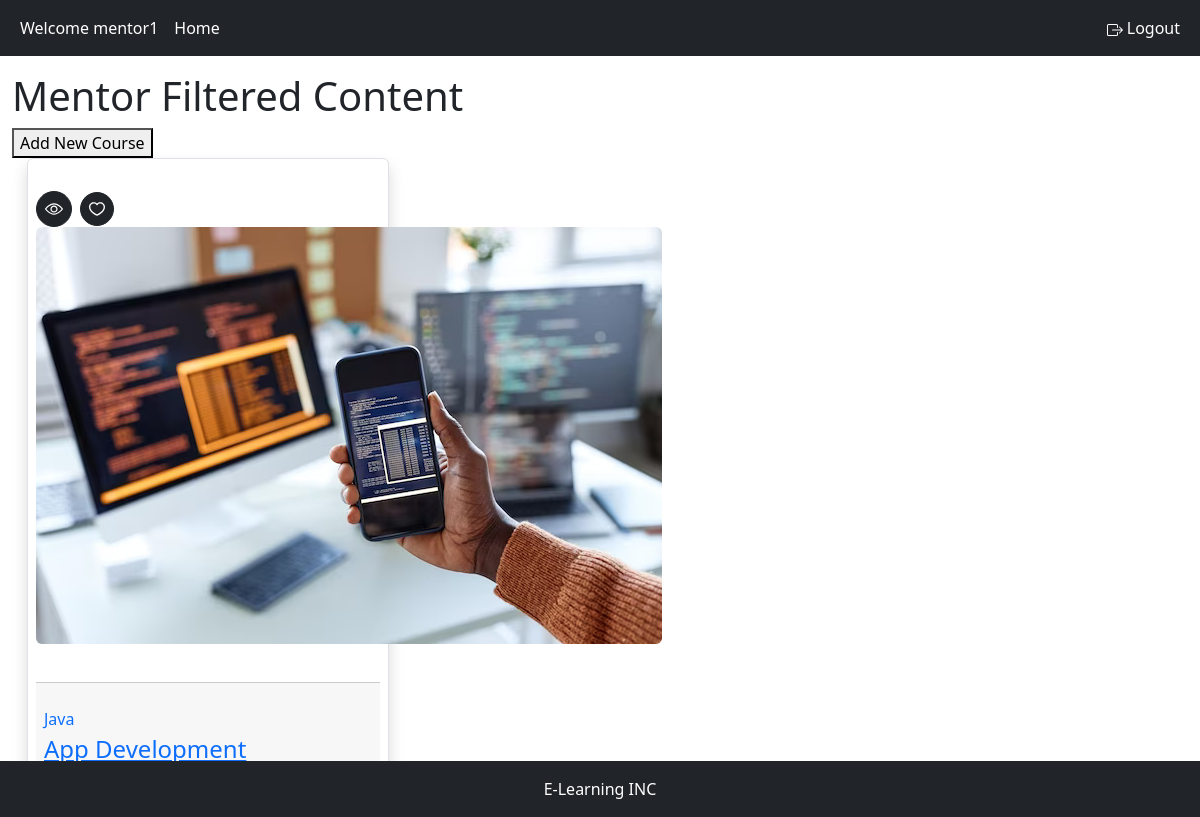
The app's page /content/home/Java/ (signed in) with its own data.
### user_account/models.py (models this page shows, shortened)
class User(AbstractBaseUser):
    username = models.CharField(max_length=20, unique=True)
    date_joined = models.DateTimeField(auto_now_add=True)
    last_login = models.DateTimeField(auto_now=True)
    is_admin = models.BooleanField(default=False)
    is_active = models.BooleanField(default=True)
    is_staff = models.BooleanField(default=False)
    is_superuser = models.BooleanField(default=False)
    user_choices = [
        ('STUDENT', 'Student'),
        ('MENTOR', 'Mentor'),
        ('ADMIN', 'Admin')
    ]
    email = models.EmailField(max_length=60, unique=True)
    user_role = models.CharField(max_length=10, choices=user_choices)
    USERNAME_FIELD = 'username'
    REQUIRED_FIELDS = ['email', 'user_role']
    objects = UserManager()

### course/models.py (models this page shows, shortened)
class Course(models.Model):
    STATUS = (
        ('PUBLISH', 'PUBLISH'),
        ('DRAFT', 'DRAFT'),
    )
    featured_image = models.ImageField(upload_to="featured_img/", blank=True)
    video_file = models.FileField(upload_to='videos/', null=True)
    title = models.CharField(max_length=500)
    created_at = models.DateField(auto_now_add=True)
    category = models.ForeignKey(Catogaries, on_delete=models.DO_NOTHING)
    description = models.TextField()
    slug = models.SlugField(default='', max_length=500, null=True, blank=True)
    status = models.CharField(choices=STATUS, max_length=100, null=True)

class Catogaries(models.Model):
    name = models.CharField(max_length=200, null=True)
    category_image = models.ImageField(upload_to="course/", blank=True)
    def __str__(self):
        return(self.name)

### website_content/views.py (the view)
# urls.py: path('<str:name>/', course_detail, name='course_detail'),
def course_detail(request, name):
    if request.method == 'POST':
        form = CourseForm(request.POST, request.FILES)
        if form.is_valid():
            form.save()
    else:
        form = CourseForm()
    filtered_courses = Course.objects.filter(category=Catogaries.objects.get(name=name))
    context = {
        'filtered_courses': filtered_courses,
        'form': form
    }
    if request.user.user_role == 'STUDENT':
        return render(request, 'courses/filtered_course.html', context)
    else:
        return render(request, 'courses/M_filtered.html', context)

### course/templates/courses/M_filtered.html (shortened to what this page needs)
{% extends 'root.html' %} {% block content %}
<body>
    <h1>Mentor Filtered Content</h1>
    <button id="add-course-button"  data-bs-toggle="modal" data-bs-target="#addCategoryModal">Add New Course</button>
  <div
    class="tab-pane fade show active"
    id="pills-all"
    role="tabpanel"
    aria-labelledby="pills-all-tab"
  >
    <div
      class="mx-n4 flickity-button-outset"
      data-flickity='{"pageDots": true, "prevNextButtons": true, "cellAlign": "left", "wrapAround": true, "imagesLoaded": true}'
    >
      {% for i in filtered_courses %}
      <div
        class="col-12 col-md-6 col-xl-4 col-wd-3 pb-4 pb-md-7"
        style="padding-right: 15px; padding-left: 15px"
      >
        <div class="card border shadow p-2 rounded-lg sk-fade">
          <div class="card-zoom position-relative">
            <div class="badge-float sk-fade-top top-0 right-0 mt-4 me-4">
              <a
                href="{{ i.slug }}/"
                class="btn btn-xs btn-dark text-white rounded-circle lift opacity-dot-7 me-1 p-2 d-inline-flex justify-content-center align-items-center w-36 h-36"
              >
              </a>
              <a
                href="{{ i.slug }}/"
                class="btn btn-xs btn-dark text-white rounded-circle lift opacity-dot-7 p-2 d-inline-flex justify-content-center align-items-center w-36 h-36"
              >
              </a>
            </div>
            <a
              href="{{ i.slug }}/"
              class="card-img sk-thumbnail img-ratio-9 d-block"
            >
              <img
                class="rounded shadow-light-lg"
                src="{{i.featured_image.url}}"
                alt="{{i.title}}"
              />
            </a>
            <span
              class="badge sk-fade-bottom badge-lg badge-primary badge-pill badge-float bottom-0 left-0 mb-4 ms-4 fw-bold"
            >
          </div>
          <div class="card-footer px-2 pb-2 mb-1 pt-4 position-relative">
            <a href="{{ i.slug }}/"
              ><span class="mb-1 d-inline-block text-gray-800"
                >{{i.category.name}}</span
              ></a
            >
            <div class="position-relative">
              <a href="{{ i.slug }}/" class="d-block stretched-link"
                ><h4
                  class="line-clamp-2 h-md-48 h-lg-58 me-md-6 me-lg-10 me-xl-4 mb-2"
                >
                  {{i.title}}
                </h4></a
              >
            </div>
          </div>
        </div>
      </div>
      {% endfor %}
    </div>
</body>
{% endblock %}

### templates/snippets/header.html (shortened to what this page needs)
    <nav class="navbar navbar-expand-sm navbar-dark bg-dark fixed-top border-bottom-shadow-sm">
        {% if request.user.is_authenticated %}
        <div class="container-fluid d-flex">
        <ul class="navbar-nav">
            <li class="nav-item"><a class="nav-link disabled" style="color:white">Welcome {{ request.user.username }}</a></li>
            <li class="nav-item"><a class="nav-link" href={% url 'website_content:home' %} style="color:white"> Home</a></li>
        </ul>
        <ul class="navbar-nav">
            <li class="nav-item"><a class="nav-link" href={% url 'user_account:logout' %} style="color:white">
                Logout</a></li>
          </ul>
        </div>
        {% endif %}
      </nav>

### records on screen
User: user.username "mentor1"
Course: featured_image (picture), category.name "Java", title "App Development"
